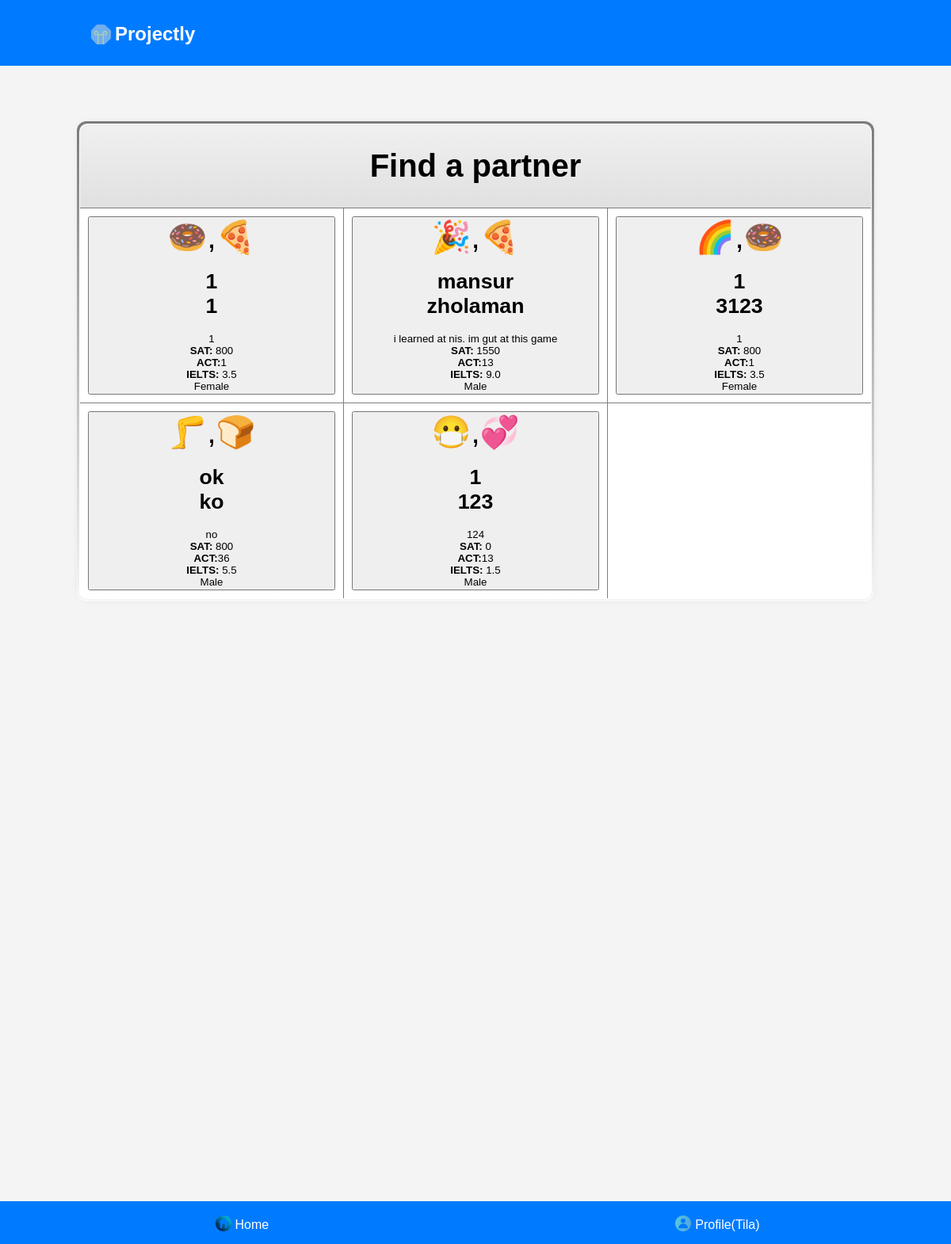
Page /partners.php (signed in) on the committed database.
### tables this page shows
CREATE TABLE `profiledata` (
  `id` int(11) NOT NULL,
  `name` varchar(50) NOT NULL,
  `surname` varchar(50) NOT NULL,
  `profile_picture` varchar(255) DEFAULT NULL,
  `description` mediumtext,
  `gender` enum('Male','Female') NOT NULL,
  `user_id` int(11) DEFAULT NULL,
  `sat` int(11) DEFAULT NULL,
  `act` int(11) DEFAULT NULL,
  `ielts` decimal(3,1) DEFAULT NULL,
  `emojis` varchar(10) DEFAULT NULL
);

### partners.php (the view, shortened to what this page needs)
<?php
include 'C:/MAMP/htdocs/database/db_connect.php';
$sql = "SELECT * FROM profiledata";
$result = $conn->query($sql);
?>
<!DOCTYPE html>
<html lang="en">
<head>
    <link rel="stylesheet" href="styles.css" />
</head>
<body >
<div class="header" >
    <h1><img src="Pictures/Projectly.png" alt="projectly icon" style="width:35px; margin-bottom:-10px;">Projectly</h1>
</div>
<div class="categories" style="display: flex; gap: 20px; justify-content: center; align-items: center;">
<div class="gradient-border-table">
<table class="table table-striped" style="width:1000px; height:600px; text-align: center;">
<tr>
    <th colspan="3" style="height:30%; font-size:40px;">Find a partner</th>
</tr>
<?php
$counter = 0;
echo '<tr>';
while ($row = $result->fetch_assoc()) {
    echo '<td>';
    echo '<a href="profile.php?id=' . $row['id'] . '" style="width: 100%;">';
    echo '<button type="submit" style="width: 100%;">';
    echo '<div class="emoji-container" style="font-size:40px; ">';
    echo htmlspecialchars($row['emojis']);
    echo '</div>';
    echo '<div>';
    echo '<h1>';
    echo ' ' . htmlspecialchars($row['name']) . '<br>';
    echo ' ' . htmlspecialchars($row['surname']) . '<br>';
    echo '</h1>';
    echo '' . htmlspecialchars($row['description']) . '<br>';
    echo '<strong>SAT:</strong>';
    echo ' ' . htmlspecialchars($row['sat']) . '<br>';
    echo '<strong>ACT:</strong>';
    echo '' . htmlspecialchars($row['act']) . '<br>';
    echo '<strong>IELTS:</strong>';
    echo ' ' . htmlspecialchars($row['ielts']) . '<br>';
    echo ' ' . htmlspecialchars($row['gender']) . '<br>';
    echo '</button>' ;
    echo '</a>';
    echo '</div>';
    echo '</td>';
    $counter++;
    if ($counter % 3 == 0) {
        echo '</tr><tr>';
    }
}
if ($counter % 3 != 0) {
    echo '</tr>';
}
?>
<div class="footer-nav">
    <a href="index.php"><img src="pictures/home-icon.png" alt="Home Icon" class="home-icon">Home</a>
    <?php if (isset($_SESSION['username'])): ?>
        <a href="profile.php"><img src="pictures/profile-icon.png" alt="Profile Icon" class="profile-icon">Profile(<?php echo htmlspecialchars($_SESSION['username']); ?>)</a>
    <?php else: ?>
        <a href="login.php"><img src="pictures/profile-icon.png" alt="Profile Icon" class="profile-icon">Profile</a>
    <?php endif; ?>
</div>
</body>
</html>

### styles.css (style rules this page uses)
body { min-height: 190vh; display: flex; flex-direction: column; }
.gradient-border-table { width: 1000px; height: 600px; text-align: center; margin: 20px auto; border-spacing: 0; position: relative; background: linear-gradient(rgb(128, 128, 128), white); padding: 3px; border-radius: 12px; }
.gradient-border-table table { width: 100%; height: 100%; background-color: white; border-radius: 10px; overflow: hidden; margin: 0; box-shadow: 0 0 10px rgba(0, 0, 0, 0.1); }
.gradient-border-table th { height: 30%; font-size: 40px; background: linear-gradient(to bottom, #f0f0f0, #e0e0e0); padding: 10px; text-align: center; }
.gradient-border-table td { padding: 10px; font-size: 20px; width:33.33%; }
.emoji-container { float: up; }
table, th, td, tr { border: 1px solid rgb(126, 126, 126); border-collapse: collapse; }
.profile-icon, .create-icon, .home-icon { max-width: 20px; max-height: 20px; margin-right: 5px; width: auto; height: auto; position: relative; top: 3px; }
body { font-family: Arial, sans-serif; margin: 0; padding: 0; background-color: #f4f4f4; padding-bottom: 50px; }
.header { background-image: url('project.jpeg'); background-size: cover; background-position: center; background-color: #007bff; background-blend-mode: multiply; display: flex; justify-content: space-between; align-items: center; padding: 10px; background-color: #007bff; color: white; text-decoration: none; }
.header h1 { font-size: 24px; text-decoration: none; margin-left: 100px; }
.categories { display: flex; justify-content: space-around; margin-top: 50px; }
.footer-nav { background-image: url('project.jpeg'); background-size: cover; background-color: #007bff; background-blend-mode: multiply; display: flex; justify-content: space-around; padding: 15px; background-color: #007bff; position: fixed; bottom: 0; width: 100%; color: white; }
.footer-nav a { color: white; text-decoration: none; }

### rows in the picture
profiledata: emojis "🍩,🍕", name "1", surname "1", description "1", sat "800", act "1", ielts "3.5", gender "Female"
profiledata: emojis "🎉,🍕", name "mansur", surname "zholaman", description "i learned at nis. im gut at this game", sat "1550", act "13", ielts "9.0", gender "Male"
profiledata: emojis "🌈,🍩", name "1", surname "3123", description "1", sat "800", act "1", ielts "3.5", gender "Female"
profiledata: emojis "🦵,🍞", name "ok", surname "ko", description "no", sat "800", act "36", ielts "5.5", gender "Male"
profiledata: emojis "😷,💞", name "1", surname "123", description "124", sat "0", act "13", ielts "1.5", gender "Male"

### other values in the picture
$_SESSION['username'] "Tila"
